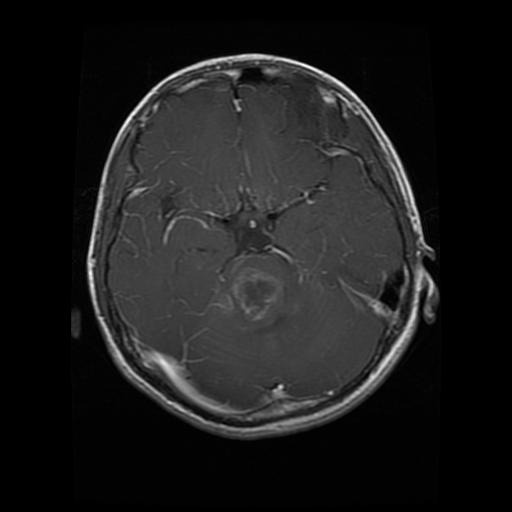
#> input picture brain_tumor_data/Testing/glioma/Te-glTr_0007.jpg, 512 x 512 px, given as the content of the folder ./brain_tumor_data/Training, which was not available
$ jupyter execute --allow-errors brain_tumor_detection.ipynb   (shell and % lines are left out)   (text cells are left out)
#> lines starting #> are read from the running program, lines starting #| are printed output that depends on the picture; after the words box and inside, x2 and y2 are one past the last pixel; in counts of white or black regions, pixels touching at a corner belong together; pictures that were not available may be replaced by others from this repository, and a replacement may not be noted
[cell 1]
import os
import math
from PIL import Image
import numpy as np
import pandas as pd
import matplotlib.pyplot as plt
import seaborn as sns
from glob import glob
import cv2
from PIL import Image

from sklearn.model_selection import train_test_split
from sklearn.metrics import classification_report, confusion_matrix

from sklearn.metrics import roc_curve

from tqdm import tqdm
import random
import tensorflow as tf
from tensorflow.keras.models import Sequential
from tensorflow.keras.layers import Dense, Reshape, Conv2D, MaxPooling2D, LSTM, BatchNormalization, Dropout, Flatten
from tensorflow.keras.optimizers import Adamax
from tensorflow.keras.metrics import Precision, Recall
from tensorflow.keras.preprocessing.image import ImageDataGenerator

import warnings
warnings.filterwarnings("ignore")

[cell 2]
# installation du package kaggle

[cell 3]
# télécharger les données depuis kaggle

[cell 4]
# Définir les chemins d'accès
BASE_PATH = "./brain_tumor_data/"
train_path = os.path.join(BASE_PATH, "Training")
test_path = os.path.join(BASE_PATH, "Testing")

[cell 5]
# différentes classes disponibles
classes = sorted(os.listdir(train_path))
classes

[cell 6]
# fonction de conversion en dataframe

def to_frame(path):
  """
  Cette fonction prend un chemin de répertoire comme entrée et crée un DataFrame
  Pandascontenant deux colonnes: 'class path' avec le chemin pour
  accéder aux différents éléments de la classe et 'Class' le nom des classes
  correspondantes.

  Args:
      path (str): Le chemin d'accès au répertoire contenant les sous-répertoires de classe
                  et les fichiers d'image.

  Returns:
      pd.DataFrame: Un DataFrame avec les colonnes 'class path'
      (chemins complets vers les images) et 'Class' (noms de classe extraits
      des noms de sous-répertoire).
  """
#> called with path = './brain_tumor_data/Training'

  class_types = []  # Liste pour stocker les noms des classes extraits
  class_paths = []  # Liste pour stocker les chemins complets des images

  # Obtenir la liste des noms de sous-répertoires dans le répertoire donné
  files = os.listdir(path)

  for file in files:
    # Construire le chemin complet vers le sous-répertoire (classe d'image)
    label_dir = os.path.join(path, file)

    # Obtenir la liste des noms de fichiers dans le sous-répertoire actuel (images)
    label = os.listdir(label_dir)

    for image in label:
      # Construire le chemin complet vers le fichier d'image
      image_path = os.path.join(label_dir, image)

      # Extraire le nom de classe du nom du sous-répertoire (label ou classe)
      class_name = os.path.splitext(file)[0]

      # Ajouter le chemin de l'image et le nom de la classe aux listes respectives
      class_paths.append(image_path)
      class_types.append(class_name)

  # Créer des séries Pandas à partir des listes (une série pour chaque colonne)
  image_classes = pd.Series(class_types, name='class')
  image_paths = pd.Series(class_paths, name='class path')

  # Concaténer les séries dans un DataFrame avec l'ordre des colonnes spécifié
  df = pd.concat([image_paths, image_classes], axis=1)

  return df

[cell 7]
# conversion des données de train et des données de test en dataframe
train_df = to_frame(train_path)
test_df = to_frame(test_path)

[cell 8]
train_df.head(2)

[cell 9]
# Répartition des classes dans le jeu Training
plt.figure(figsize=(8,3))
ax = sns.countplot(data=train_df , y=train_df['class'])
plt.title("Nombre d'images par catégories dans le jeu Training", fontsize=20)
ax.bar_label(ax.containers[0])
plt.show()
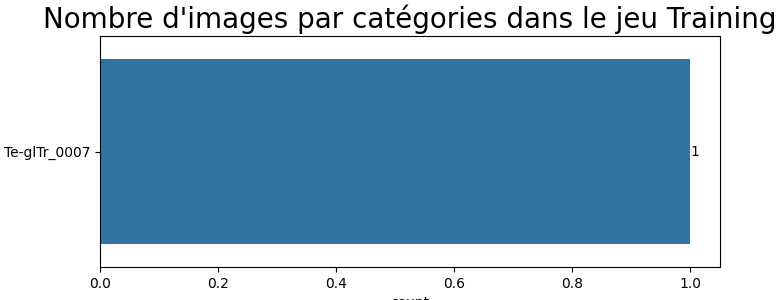
#> figure drawn by matplotlib, 1 panel

[cell 10]
# Répartition des classes dans le jeu Testing
plt.figure(figsize=(8,3))
ax = sns.countplot(data=test_df , y=test_df['class'])
plt.title("Nombre d'images par catégories dans le jeu Testing", fontsize=20)
ax.bar_label(ax.containers[0])
plt.show()
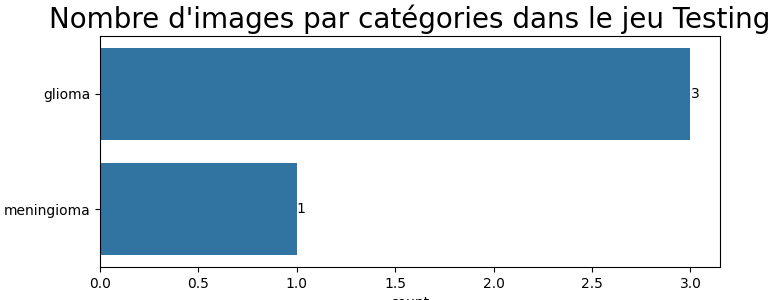
#> figure drawn by matplotlib, 1 panel

[cell 11]
# définir une fonction pour l'affichage des images

def display_random_images(df, num_images=5):
  """
  Cette fonction affiche un certain nombre d'images aléatoires à partir d'un
  DataFrame Pandas.

  Args:
      df (pd.DataFrame): Le DataFrame contenant les chemins des images et les noms de classes
                          dans les colonnes 'Chemin de la classe' et 'Classe' respectivement.
      num_images (int, optional): Le nombre d'images aléatoires à afficher (par défaut 5).
  """

  # Sélectionner des indices aléatoires dans le DataFrame
  random_indices = random.sample(range(len(df)), num_images)

  # Créer une figure et des axes pour l'affichage des images
  fig, axes = plt.subplots(1, num_images, figsize=(15, 3))

  for i, idx in enumerate(random_indices):
    # Obtenir le chemin de l'image et le nom de la classe de la ligne sélectionnée
    image_path = df.loc[idx, 'class path']
    class_name = df.loc[idx, 'class']

    # Lire l'image en utilisant OpenCV
    image = cv2.imread(image_path)

    # Convertir l'image de BGR vers RGB pour l'affichage correct par matplotlib
    image = cv2.cvtColor(image, cv2.COLOR_BGR2RGB)

    # Afficher l'image sur l'axe correspondant
    axes[i].imshow(image)

    # Définir le titre de l'axe avec le nom de la classe
    axes[i].set_title(f'Class: {class_name}')

    # Désactiver les axes pour une présentation plus propre
    axes[i].axis('off')

  # Afficher la figure avec les images aléatoires
  plt.show()

#> (a cell that did not finish here is left out)

#> (a cell that did not finish here is left out)


[cell 14]
# définition de la fonction pour resize l'image

import imutils

def resize_imgs(img_paths, img_size=150):
  """
  Cette fonction a pour but de recadrer une liste d'images en se basant sur
  leurs points extrêmes et leur donner une même dimension

  Args:
      img_paths (list[str]): Une liste de chemins d'accès aux images.
      img_size : Taille finale à donner aux images.

  Returns:
      list[np.ndarray]: Une liste d'images recadrées ne contenant que les zones d'intérêt.
  """
#> called with img_size = 150

  cropped_imgs = []  # Liste pour stocker les images recadrées

  for path in img_paths:
    # Charger l'image depuis le chemin d'accès
    img = cv2.imread(path)
#> img is the input picture: shape (512, 512, 3); min 0, max 255, mean 28

    # Convertir en nuances de gris pour la détection des contours
    gray = cv2.cvtColor(img, cv2.COLOR_RGB2GRAY)

    # Appliquer un flou gaussien pour réduire le bruit
    gray = cv2.GaussianBlur(gray, (3, 3), 0)

    # Seuillage de l'image pour séparer l'objet d'intérêt du fond
    thresh = cv2.threshold(gray, 45, 255, cv2.THRESH_BINARY)[1]
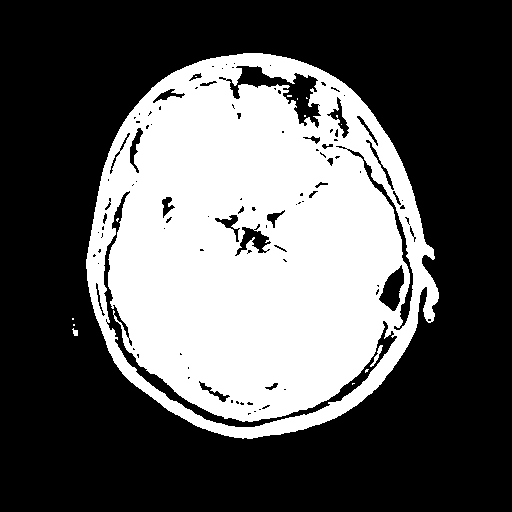
#> thresh: shape (512, 512); 35.8% white; 15 white regions (12 under 20 px), largest, box (x1, y1, x2, y2) and area: (86, 53, 439, 439) 93776, (370, 345, 383, 367) 74, (72, 328, 78, 336) 31

    # Érosion et dilatation pour supprimer les petits éléments de bruit
    thresh = cv2.erode(thresh, None, iterations=2)
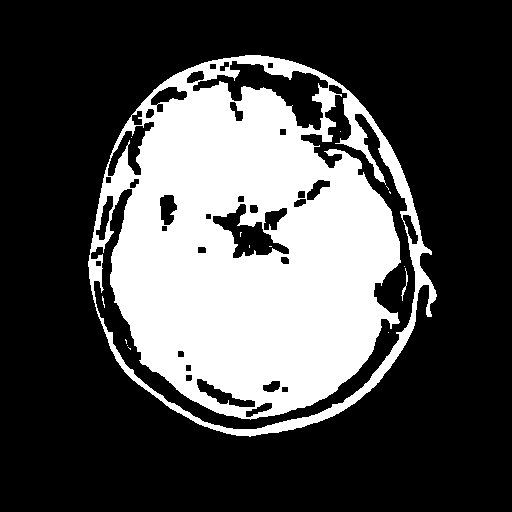
#> thresh: shape (512, 512); 30% white; 15 white regions (13 under 20 px), largest, box (x1, y1, x2, y2) and area: (88, 55, 437, 437) 78461, (401, 268, 408, 301) 53
    thresh = cv2.dilate(thresh, None, iterations=2)
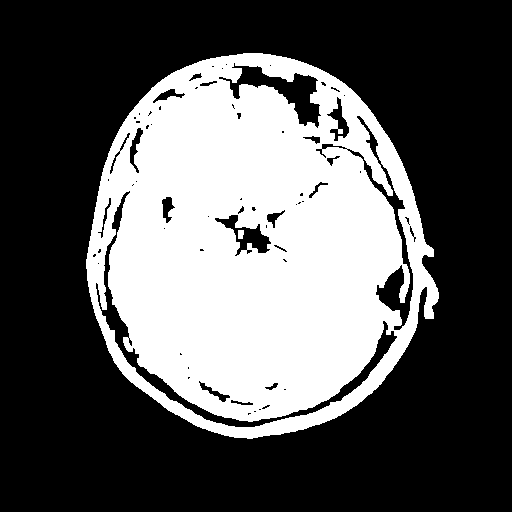
#> thresh: shape (512, 512); 35.3% white; 2 white regions

    # Trouver les contours dans l'image binaire et récupérer le plus grand
    cnts = cv2.findContours(thresh.copy(), cv2.RETR_EXTERNAL, cv2.CHAIN_APPROX_SIMPLE)
#> cnts = 1 contour; box (x1, y1, x2, y2) and area: (86, 53, 439, 439) 102684
    cnts = imutils.grab_contours(cnts)
    c = max(cnts, key=cv2.contourArea)
#> c = contour of 591 points, box (x1, y1, x2, y2) (86, 53, 439, 439), area 102684

    # Trouver les points extrêmes (gauche, droite, haut, bas)
    extLeft = tuple(c[c[:, :, 0].argmin()][0])
#> extLeft = (86, 259)
    extRight = tuple(c[c[:, :, 0].argmax()][0])
#> extRight = (438, 298)
    extTop = tuple(c[c[:, :, 1].argmin()][0])
#> extTop = (243, 53)
    extBot = tuple(c[c[:, :, 1].argmax()][0])
#> extBot = (247, 438)

    # Marge de pixels à ajouter autour de la zone d'intérêt (ajustement optionnel)
    ADD_PIXELS = 0

    # Découper l'image en utilisant les points extrêmes et la marge
    new_img_1 = img[extTop[1]-ADD_PIXELS:extBot[1]+ADD_PIXELS,
                 extLeft[0]-ADD_PIXELS:extRight[0]+ADD_PIXELS].copy()
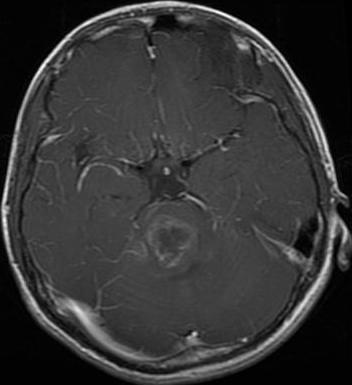
#> new_img_1: shape (385, 352, 3); min 0, max 255, mean 53.2

    # Définir une taille uniforme pour toutes les images
    new_img = cv2.resize(new_img_1, (img_size, img_size))
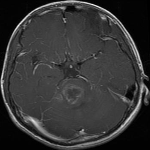
#> new_img: shape (150, 150, 3); min 0, max 246, mean 53.1

    # Ajouter l'image recadré à la liste
    cropped_imgs.append(new_img)

  return cropped_imgs

[cell 15]
# Application de la fonction au jeu Training

paths = train_df['class path'].tolist()
labels = train_df['class'].tolist()

cropped_images = resize_imgs(paths, img_size=150)
#> cropped_images = 1 item

# Créer un nouveau répertoire pour stocker les images recadrées
import shutil

output_dir = './clean_data'
# Vérifie si le répertoire existe
if os.path.exists(output_dir):
  # Supprime le répertoire existant
  shutil.rmtree(output_dir)

# Crée un nouveau répertoire
os.makedirs(output_dir)

# Liste pour stocker les nouveaux chemins d'accès et les labels
new_img_paths = []

# Sauvegarder les images recadrées et créer les nouveaux chemins d'accès
for i, (img, label) in enumerate(zip(cropped_images, labels)):
    new_img_name = f"cropped_image_{i}_{label}.jpg"
    new_img_path = os.path.join(output_dir, new_img_name)
    cv2.imwrite(new_img_path, img)
    new_img_paths.append(new_img_path)
#> this loop made 1 pass
#> (label, new_img_name) on pass 1: ('Te-glTr_0007', 'cropped_image_0_Te-glTr_0007.jpg')
#> after the loop, new_img_paths = 1 item

# Créer un nouveau DataFrame avec les chemins d'accès et les labels
clean_train = pd.DataFrame({'class path': new_img_paths, 'class': labels})
#> clean_train = table of 1 rows and 2 columns

# Afficher le DataFrame
clean_train.head(2)
#> Out = table of 1 rows and 2 columns

#> (a cell that did not finish here is left out)
